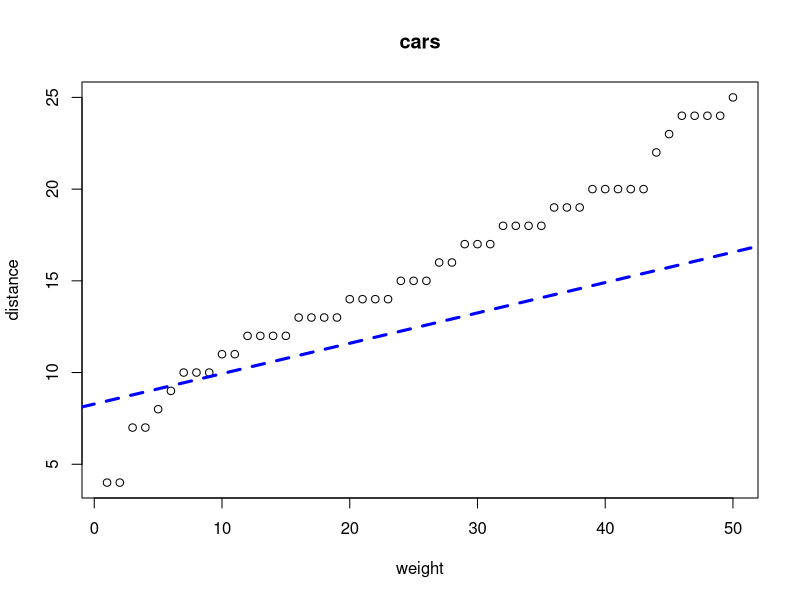
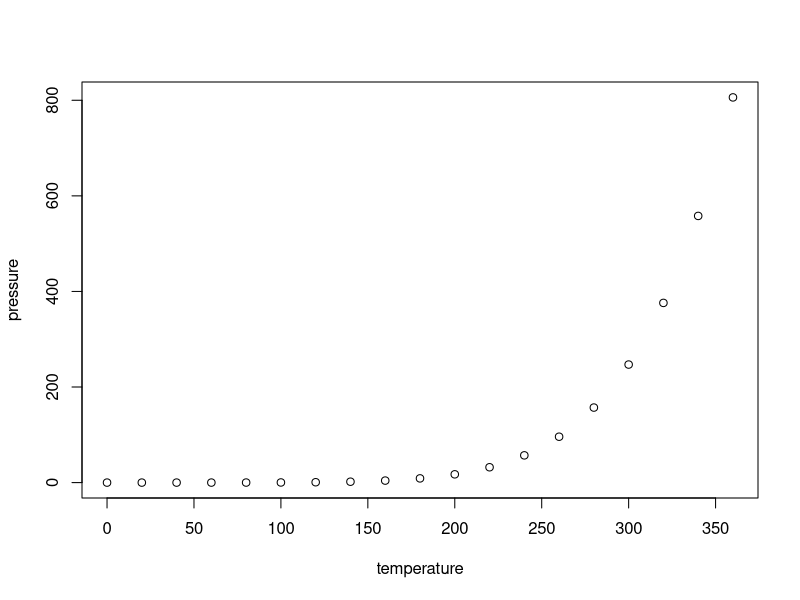

Write R code to recreate these figures, in order.
## ---- chunk 1
knitr::opts_chunk$set(echo = TRUE)
## ---- chunk 2
summary(cars)
plot(cars$`speed`,cars$`distance`,xlab="weight",ylab="distance",main="cars")
linear_regression_model <- lm(cars$speed ~ cars$dist)
abline(linear_regression_model,col="blue",lty=2,lwd=3)


## ---- chunk 3
plot(pressure)
